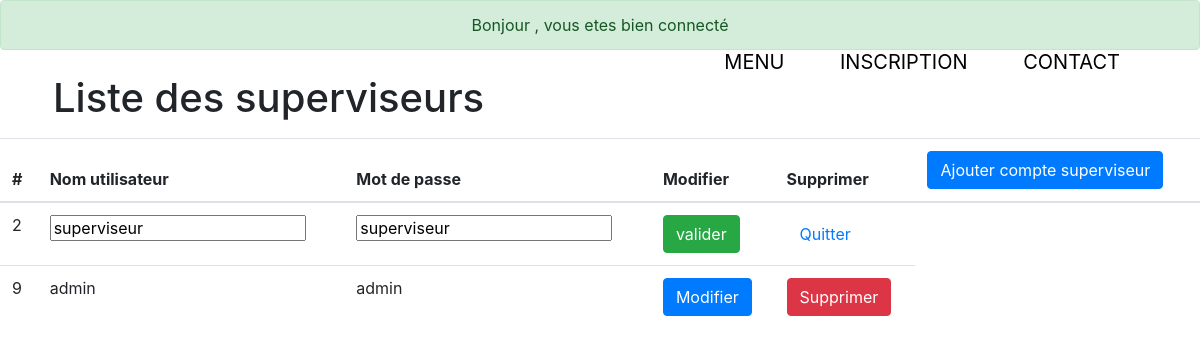
Page /telethon_project/modification_superviseurs.php?modifier=2 on the committed database.
### tables this page shows
CREATE TABLE IF NOT EXISTS `users` (
  `id` int(11) NOT NULL AUTO_INCREMENT,
  `login` varchar(45) NOT NULL,
  `password` varchar(45) NOT NULL,
  `roles_id` int(2) NOT NULL,
  PRIMARY KEY (`id`),
  KEY `fk_users_idrole` (`roles_id`)
);

### telethon_project/modification_superviseur2.php (called while the page is built, shortened)
<?php ob_start();
    $Titre = "Liste des superviseurs";
    ?>
<?php
$pdo = new PDO("mysql:dbname=projet_telethon;host=localhost", "root", "");
$stmt = $pdo->prepare("SELECT * FROM users ORDER BY id");
$stmt->execute();
$types = $stmt->fetchAll(PDO::FETCH_ASSOC);
?>

### telethon_project/modification_superviseurs.php (the view, shortened to what this page needs)
<link href="//maxcdn.bootstrapcdn.com/bootstrap/4.1.1/css/bootstrap.min.css" rel="stylesheet" id="bootstrap-css">
 <?php
                if($_SESSION['username'] !== ""){
                    $user = $_SESSION['username'];
                 ?>  <div class="alert alert-success text-center">
                        <?php   echo "Bonjour $user, vous etes bien connecté"; ?>
                            </div>
<?php
                }
            ?>
<body>
 <?php include('container.php');?> <?php require "modification_superviseur2.php" ?>
    <div class ="container">
        <h1 class =" text-black p-2 my-2 position-center"> <?=$Titre?></h1>
      </div>
 </body>
<table class ="table">
        <thead>
            <tr>
                <th scope="col">#</th>
                <th scope="col">Nom utilisateur</th>
                <th scope="col">Mot de passe</th>
                <th scope="col">Modifier</th>
                <th scope="col">Supprimer</th>
                <th> <a href="Ajout_superviseur2.php" class ="btn btn-primary">Ajouter compte superviseur</a></th>
            </tr>
        </thead>
        <tbody>
            <?php foreach($types as $type) : ?>
            <?php if(!isset($_GET['modifier']) || $_GET['modifier'] !== $type['id']){?>
            <tr>
                <td><?= $type['id']?></td>
                <td><?= $type['login']?></td>
                <td><?= $type['password']?></td>
                <td> <a href="?modifier=<?=$type['id']?>" class="btn btn-primary" >Modifier</a></td>
                <td> <a href="?supprimer=<?=$type['id']?>" class="btn btn-danger" id ="refresh">Supprimer</a></td>
           </tr>
            <?php } else { ?>
        <form method="POST" action="">
            <td><?= $type['id'] ?> </td>
            <td><input type = "text" name ="Nom" value = "<?= $type['login']?>" /> </td>
            <td><input type = "text" name ="Mdp" value = "<?= $type['password']?>" /> </td>
            <td><input type = "submit" class = "btn btn-success" value = "valider" /> </td>
            <td><a href="modification_superviseurs.php" class = "btn btn-dangers"> Quitter </a> </td>
        </form>
            <?php } ?>
         <?php endforeach; ?>
        </tbody>
</table>

### rows in the picture
users: id "2", Nom "superviseur", Mdp "superviseur"
users: id "9", login "admin", password "admin"

### other values in the picture
$Titre "Liste des superviseurs"
